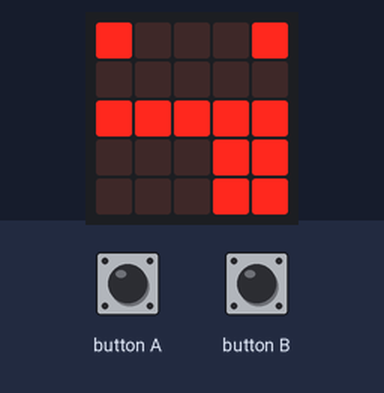
Recording of a program running on a simulated BBC micro:bit (MakeCode). On the bench: the board's 5×5 LED display. The test bench sets the inputs (shaded band).

Above: at 0.1 s.
2.4 s: button A pressed for 0.15 s
At 3.3 s:
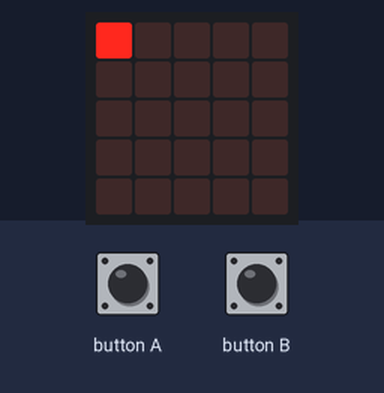
5.5 s: button B pressed for 0.15 s
At 8.0 s:
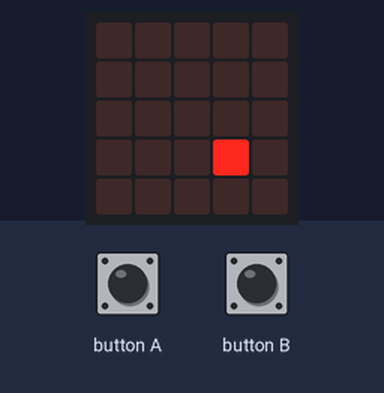
8.6 s: button A pressed for 0.15 s
At 9.9 s:
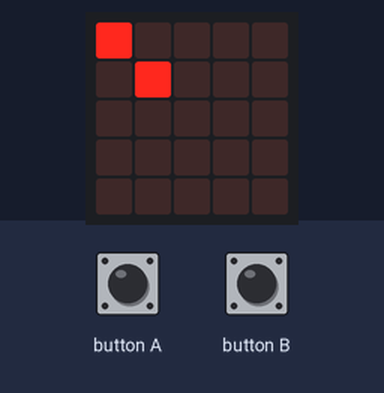
Timing chart, 0 to 11.6 s (numbered marks = the images above; inputs shaded):
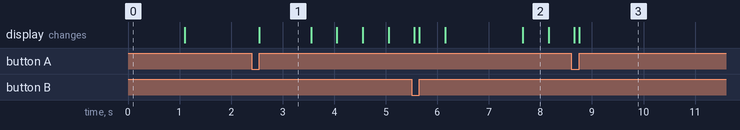

Measured:
- after the input at 2.4 s, the display: changes after 0.15 s (image 1)
- after the input at 8.6 s, the display: first differs from a run without the input after 0.15 s (image 3)
- what the display in image 1 shows lasts 1.0 s, from 2.6 s to 3.6 s
- what the display in image 2 shows lasts 0.5 s, from 7.7 s to 8.2 s

The program:

main.ts
```typescript
// (licence header left out)
let sprite: game.LedSprite = null
let loopCounter = 0

// setup
basic.showIcon(IconNames.Silly)
basic.pause(500)
basic.clearScreen()

// p seress "A" button
input.onButtonPressed(Button.A, function () {
  // setup
  basic.clearScreen()
  loopCounter = 0
  sprite = game.createSprite(0, 0)

  while (loopCounter <= 5) {
    basic.pause(500)
    sprite.set(LedSpriteProperty.X, loopCounter)
    sprite.set(LedSpriteProperty.Y, loopCounter)
    loopCounter = loopCounter + 1
  }

  sprite.delete()
  basic.showIcon(IconNames.Happy)
})

// press "B" button
input.onButtonPressed(Button.B, function () {
  basic.clearScreen()
  loopCounter = 5
  sprite = game.createSprite(5, 5)

  while (loopCounter >= -1) {
    basic.pause(500)
    sprite.set(LedSpriteProperty.X, loopCounter)
    sprite.set(LedSpriteProperty.Y, loopCounter)
    loopCounter = loopCounter - 1
  }

  sprite.delete()
  basic.showIcon(IconNames.Happy)
})
```
